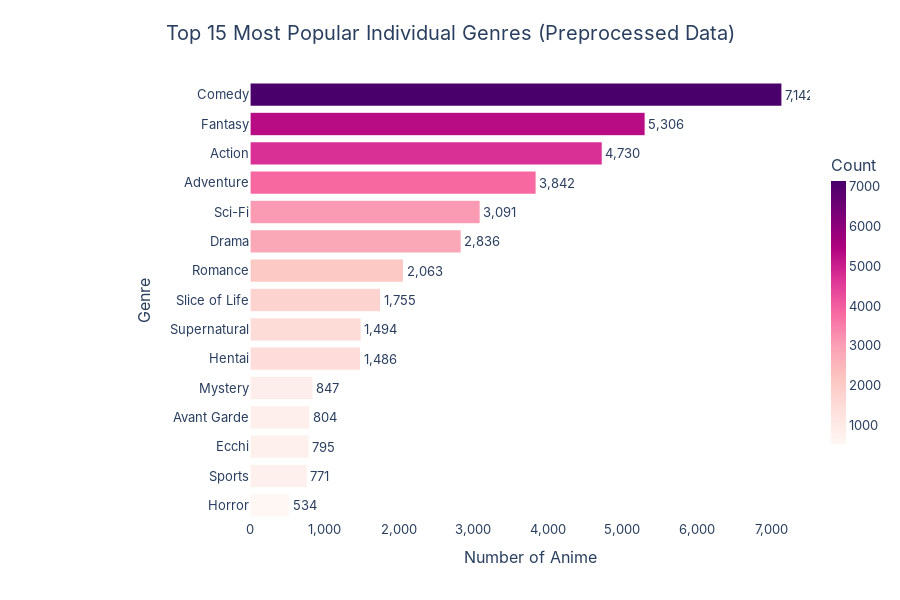

Notebook code for this chart:
### Markdown cell above
### 3.3.2.Correct Insight

### Code cell
# Tách Genres từ string representation sang list thực sự, rồi explode
df_genres_exploded = df_anime_dataset_2023_prep[['Genres']].copy()

# Parse string thành list (xử lý cả trường hợp lỗi)
df_genres_exploded['Genres'] = df_genres_exploded['Genres'].apply(
    lambda x: ast.literal_eval(x) if isinstance(x, str) and x.startswith('[') else []
)

# Bây giờ mới explode
df_genres_exploded = df_genres_exploded.explode('Genres')

# Loại bỏ các giá trị rỗng hoặc null
df_genres_exploded = df_genres_exploded[df_genres_exploded['Genres'].notna()]
df_genres_exploded = df_genres_exploded[df_genres_exploded['Genres'] != '']

# Đếm tần suất xuất hiện của từng Genre
genre_counts = df_genres_exploded['Genres'].value_counts().head(15).reset_index()
genre_counts.columns = ['Genres', 'Count']

# Sắp xếp theo Count để dễ nhìn hơn
genre_counts = genre_counts.sort_values('Count', ascending=True)

fig = px.bar(
    genre_counts,
    x='Count',
    y='Genres',
    orientation='h',
    title='Top 15 Most Popular Individual Genres (Preprocessed Data)',
    labels={'Genres': 'Genre', 'Count': 'Number of Anime'},
    text='Count',
    color='Count',
    color_continuous_scale='RdPu'
)

fig.update_traces(
    marker_line_color='white',
    marker_line_width=1.2,
    textposition='outside',
    texttemplate='%{text:,}',
    hovertemplate='<b>Genre:</b> %{y}<br><b>Count:</b> %{x:,}<extra></extra>'
)

fig.update_xaxes(
    showgrid=False,
    zeroline=False,
    tickformat=','
)
fig.update_yaxes(
    showgrid=False,
    zeroline=False
)

fig.update_layout(
    title={'text': 'Top 15 Most Popular Individual Genres (Preprocessed Data)', 'x': 0.5, 'xanchor': 'center'},
    bargap=0.2,
    height=600,
    font=dict(family='Inter', size=13),
    title_font=dict(size=20),
    plot_bgcolor='white',
    paper_bgcolor='white',
    margin=dict(t=80, l=250, r=40, b=80),
    hoverlabel=dict(bgcolor='white', bordercolor='#888', font_size=12),
    coloraxis_colorbar=dict(title="Count", thickness=15, len=0.7)
)

fig.show()

print(f"Shape after explode: {df_genres_exploded.shape}")

### Figure 1 — Plotly figure (JSON) as saved in the notebook; plotly's stock layout.template omitted (floating-point values rounded to 4 significant figures)
{"data": [{"hovertemplate": "<b>Genre:</b> %{y}<br><b>Count:</b> %{x:,}<extra></extra>", "legendgroup": "", "marker": {"color": [534, 771, 795, 804, 847, 1486, 1494, 1755, 2063, 2836, 3091, 3842, 4730, 5306, 7142], "coloraxis": "coloraxis", "line": {"color": "white", "width": 1.2}, "pattern": {"shape": ""}}, "name": "", "orientation": "h", "showlegend": false, "text": [534.0, 771.0, 795.0, 804.0, 847.0, 1486.0, 1494.0, 1755.0, 2063.0, 2836.0, 3091.0, 3842.0, 4730.0, 5306.0, 7142.0], "textposition": "outside", "texttemplate": "%{text:,}", "type": "bar", "x": [534, 771, 795, 804, 847, 1486, 1494, 1755, 2063, 2836, 3091, 3842, 4730, 5306, 7142], "xaxis": "x", "y": ["Horror", "Sports", "Ecchi", "Avant Garde", "Mystery", "Hentai", "Supernatural", "Slice of Life", "Romance", "Drama", "Sci-Fi", "Adventure", "Action", "Fantasy", "Comedy"], "yaxis": "y"}], "layout": {"bargap": 0.2, "barmode": "relative", "coloraxis": {"colorbar": {"len": 0.7, "thickness": 15, "title": {"text": "Count"}}, "colorscale": [[0, "rgb(255,247,243)"], [0.125, "rgb(253,224,221)"], [0.25, "rgb(252,197,192)"], [0.375, "rgb(250,159,181)"], [0.5, "rgb(247,104,161)"], [0.625, "rgb(221,52,151)"], [0.75, "rgb(174,1,126)"], [0.875, "rgb(122,1,119)"], [1, "rgb(73,0,106)"]]}, "font": {"family": "Inter", "size": 13}, "height": 600, "hoverlabel": {"bgcolor": "white", "bordercolor": "#888", "font": {"size": 12}}, "legend": {"tracegroupgap": 0}, "margin": {"b": 80, "l": 250, "r": 40, "t": 80}, "paper_bgcolor": "white", "plot_bgcolor": "white", "title": {"font": {"size": 20}, "text": "Top 15 Most Popular Individual Genres (Preprocessed Data)", "x": 0.5, "xanchor": "center"}, "xaxis": {"anchor": "y", "domain": [0, 1], "showgrid": false, "tickformat": ",", "title": {"text": "Number of Anime"}, "zeroline": false}, "yaxis": {"anchor": "x", "domain": [0, 1], "showgrid": false, "title": {"text": "Genre"}, "zeroline": false}}}
